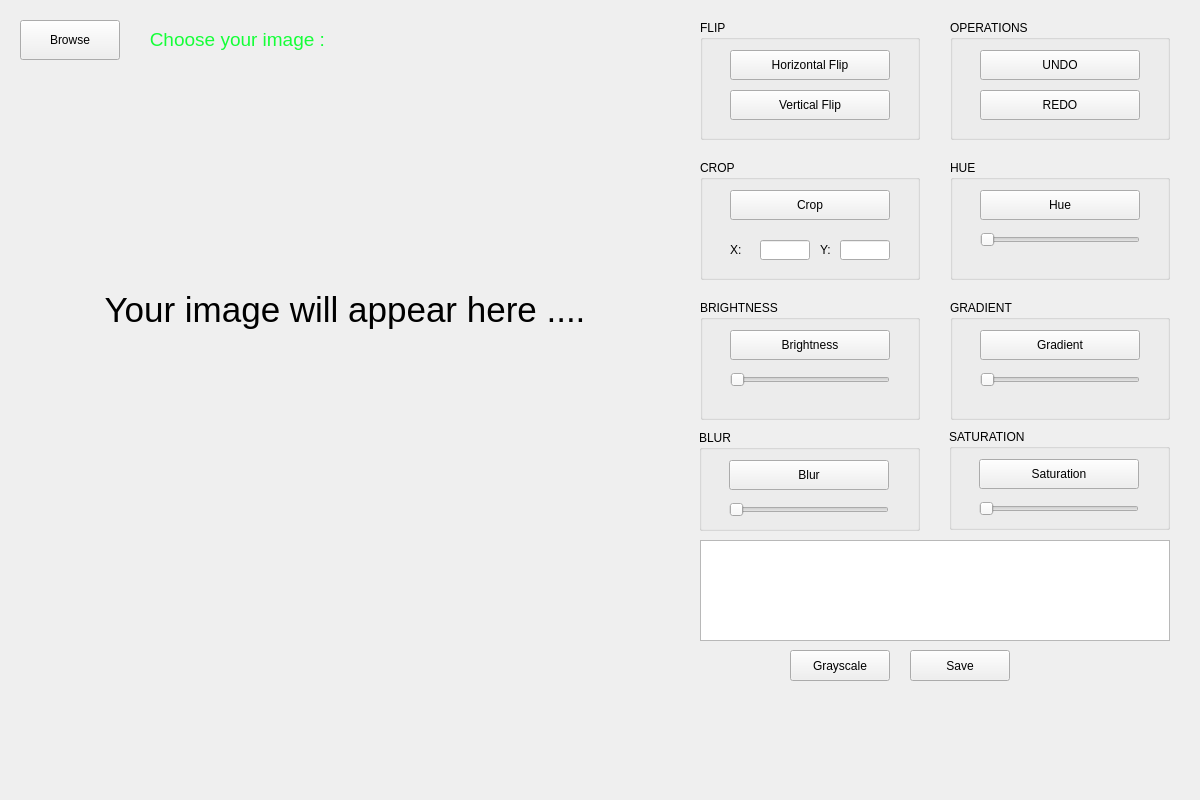
<?xml version="1.0" encoding="UTF-8"?>
<ui version="4.0">
 <class>miniprojClass</class>
 <widget class="QMainWindow" name="miniprojClass">
  <property name="geometry">
   <rect>
    <x>0</x>
    <y>0</y>
    <width>1200</width>
    <height>800</height>
   </rect>
  </property>
  <property name="windowTitle">
   <string>miniproj</string>
  </property>
  <widget class="QWidget" name="centralWidget">
   <widget class="QLabel" name="imageLabel">
    <property name="geometry">
     <rect>
      <x>20</x>
      <y>80</y>
      <width>650</width>
      <height>500</height>
     </rect>
    </property>
    <property name="text">
     <string>&lt;html&gt;&lt;head/&gt;&lt;body&gt;&lt;p align=&quot;center&quot;&gt;&lt;span style=&quot; font-size:26pt;&quot;&gt;Your image will appear here ....&lt;/span&gt;&lt;/p&gt;&lt;p align=&quot;center&quot;&gt;&lt;br/&gt;&lt;/p&gt;&lt;/body&gt;&lt;/html&gt;</string>
    </property>
   </widget>
   <widget class="QPushButton" name="browseButton">
    <property name="geometry">
     <rect>
      <x>20</x>
      <y>20</y>
      <width>100</width>
      <height>40</height>
     </rect>
    </property>
    <property name="text">
     <string>Browse</string>
    </property>
   </widget>
   <widget class="QPushButton" name="grayscaleButton">
    <property name="geometry">
     <rect>
      <x>790</x>
      <y>650</y>
      <width>100</width>
      <height>31</height>
     </rect>
    </property>
    <property name="text">
     <string>Grayscale</string>
    </property>
   </widget>
   <widget class="QPushButton" name="saveButton">
    <property name="geometry">
     <rect>
      <x>910</x>
      <y>650</y>
      <width>100</width>
      <height>31</height>
     </rect>
    </property>
    <property name="text">
     <string>Save</string>
    </property>
   </widget>
   <widget class="QLabel" name="label_3">
    <property name="geometry">
     <rect>
      <x>140</x>
      <y>20</y>
      <width>200</width>
      <height>40</height>
     </rect>
    </property>
    <property name="text">
     <string>&lt;html&gt;&lt;head/&gt;&lt;body&gt;&lt;p align=&quot;center&quot;&gt;&lt;span style=&quot; font-size:14pt; color:#15ff38;&quot;&gt;Choose your image : &lt;/span&gt;&lt;/p&gt;&lt;/body&gt;&lt;/html&gt;</string>
    </property>
   </widget>
   <widget class="QGroupBox" name="groupBox">
    <property name="geometry">
     <rect>
      <x>699</x>
      <y>430</y>
      <width>221</width>
      <height>101</height>
     </rect>
    </property>
    <property name="title">
     <string>BLUR</string>
    </property>
    <widget class="QPushButton" name="blurButton">
     <property name="geometry">
      <rect>
       <x>30</x>
       <y>30</y>
       <width>160</width>
       <height>30</height>
      </rect>
     </property>
     <property name="text">
      <string>Blur</string>
     </property>
    </widget>
    <widget class="QSlider" name="blurSlider">
     <property name="geometry">
      <rect>
       <x>30</x>
       <y>70</y>
       <width>160</width>
       <height>20</height>
      </rect>
     </property>
     <property name="orientation">
      <enum>Qt::Orientation::Horizontal</enum>
     </property>
    </widget>
   </widget>
   <widget class="QGroupBox" name="groupBox_2">
    <property name="geometry">
     <rect>
      <x>700</x>
      <y>20</y>
      <width>220</width>
      <height>120</height>
     </rect>
    </property>
    <property name="title">
     <string>FLIP</string>
    </property>
    <widget class="QPushButton" name="HflipButton">
     <property name="geometry">
      <rect>
       <x>30</x>
       <y>30</y>
       <width>160</width>
       <height>30</height>
      </rect>
     </property>
     <property name="text">
      <string>Horizontal Flip</string>
     </property>
    </widget>
    <widget class="QPushButton" name="VflipButton">
     <property name="geometry">
      <rect>
       <x>30</x>
       <y>70</y>
       <width>160</width>
       <height>30</height>
      </rect>
     </property>
     <property name="text">
      <string>Vertical Flip</string>
     </property>
    </widget>
   </widget>
   <widget class="QGroupBox" name="groupBox_3">
    <property name="geometry">
     <rect>
      <x>700</x>
      <y>160</y>
      <width>220</width>
      <height>120</height>
     </rect>
    </property>
    <property name="title">
     <string>CROP</string>
    </property>
    <widget class="QLabel" name="label_2">
     <property name="geometry">
      <rect>
       <x>120</x>
       <y>80</y>
       <width>20</width>
       <height>20</height>
      </rect>
     </property>
     <property name="text">
      <string>Y:</string>
     </property>
    </widget>
    <widget class="QPushButton" name="cropButton">
     <property name="geometry">
      <rect>
       <x>30</x>
       <y>30</y>
       <width>160</width>
       <height>30</height>
      </rect>
     </property>
     <property name="text">
      <string>Crop</string>
     </property>
    </widget>
    <widget class="QLineEdit" name="axisY">
     <property name="geometry">
      <rect>
       <x>140</x>
       <y>80</y>
       <width>50</width>
       <height>20</height>
      </rect>
     </property>
    </widget>
    <widget class="QLineEdit" name="axisX">
     <property name="geometry">
      <rect>
       <x>60</x>
       <y>80</y>
       <width>50</width>
       <height>20</height>
      </rect>
     </property>
    </widget>
    <widget class="QLabel" name="label">
     <property name="geometry">
      <rect>
       <x>30</x>
       <y>80</y>
       <width>20</width>
       <height>20</height>
      </rect>
     </property>
     <property name="text">
      <string>X:</string>
     </property>
    </widget>
   </widget>
   <widget class="QGroupBox" name="groupBox_5">
    <property name="geometry">
     <rect>
      <x>700</x>
      <y>300</y>
      <width>220</width>
      <height>120</height>
     </rect>
    </property>
    <property name="title">
     <string>BRIGHTNESS</string>
    </property>
    <widget class="QPushButton" name="brightnessButton">
     <property name="geometry">
      <rect>
       <x>30</x>
       <y>30</y>
       <width>160</width>
       <height>30</height>
      </rect>
     </property>
     <property name="text">
      <string>Brightness</string>
     </property>
    </widget>
    <widget class="QSlider" name="brightnessSlider">
     <property name="geometry">
      <rect>
       <x>30</x>
       <y>70</y>
       <width>160</width>
       <height>20</height>
      </rect>
     </property>
     <property name="orientation">
      <enum>Qt::Orientation::Horizontal</enum>
     </property>
    </widget>
   </widget>
   <widget class="QGroupBox" name="OPERATIONS">
    <property name="geometry">
     <rect>
      <x>950</x>
      <y>20</y>
      <width>220</width>
      <height>120</height>
     </rect>
    </property>
    <property name="title">
     <string>OPERATIONS</string>
    </property>
    <widget class="QPushButton" name="undoButton">
     <property name="geometry">
      <rect>
       <x>30</x>
       <y>30</y>
       <width>160</width>
       <height>30</height>
      </rect>
     </property>
     <property name="text">
      <string>UNDO</string>
     </property>
    </widget>
    <widget class="QPushButton" name="redoButton">
     <property name="geometry">
      <rect>
       <x>30</x>
       <y>70</y>
       <width>160</width>
       <height>30</height>
      </rect>
     </property>
     <property name="text">
      <string>REDO</string>
     </property>
    </widget>
   </widget>
   <widget class="QGroupBox" name="groupBox_6">
    <property name="geometry">
     <rect>
      <x>950</x>
      <y>160</y>
      <width>220</width>
      <height>120</height>
     </rect>
    </property>
    <property name="title">
     <string>HUE</string>
    </property>
    <widget class="QPushButton" name="hueButton">
     <property name="geometry">
      <rect>
       <x>30</x>
       <y>30</y>
       <width>160</width>
       <height>30</height>
      </rect>
     </property>
     <property name="text">
      <string>Hue</string>
     </property>
    </widget>
    <widget class="QSlider" name="hueSlider">
     <property name="geometry">
      <rect>
       <x>30</x>
       <y>70</y>
       <width>160</width>
       <height>20</height>
      </rect>
     </property>
     <property name="orientation">
      <enum>Qt::Orientation::Horizontal</enum>
     </property>
    </widget>
   </widget>
   <widget class="QGroupBox" name="groupBox_8">
    <property name="geometry">
     <rect>
      <x>950</x>
      <y>300</y>
      <width>220</width>
      <height>120</height>
     </rect>
    </property>
    <property name="title">
     <string>GRADIENT</string>
    </property>
    <widget class="QPushButton" name="gradientButton">
     <property name="geometry">
      <rect>
       <x>30</x>
       <y>30</y>
       <width>160</width>
       <height>30</height>
      </rect>
     </property>
     <property name="text">
      <string>Gradient</string>
     </property>
    </widget>
    <widget class="QSlider" name="gradientSlider">
     <property name="geometry">
      <rect>
       <x>30</x>
       <y>70</y>
       <width>160</width>
       <height>20</height>
      </rect>
     </property>
     <property name="orientation">
      <enum>Qt::Orientation::Horizontal</enum>
     </property>
    </widget>
   </widget>
   <widget class="QGroupBox" name="groupBox_9">
    <property name="geometry">
     <rect>
      <x>949</x>
      <y>429</y>
      <width>221</width>
      <height>101</height>
     </rect>
    </property>
    <property name="title">
     <string>SATURATION</string>
    </property>
    <widget class="QPushButton" name="saturationButton">
     <property name="geometry">
      <rect>
       <x>30</x>
       <y>30</y>
       <width>160</width>
       <height>30</height>
      </rect>
     </property>
     <property name="text">
      <string>Saturation</string>
     </property>
    </widget>
    <widget class="QSlider" name="saturationSlider">
     <property name="geometry">
      <rect>
       <x>30</x>
       <y>70</y>
       <width>160</width>
       <height>20</height>
      </rect>
     </property>
     <property name="orientation">
      <enum>Qt::Orientation::Horizontal</enum>
     </property>
    </widget>
   </widget>
   <widget class="QTextEdit" name="infoText">
    <property name="geometry">
     <rect>
      <x>700</x>
      <y>540</y>
      <width>470</width>
      <height>101</height>
     </rect>
    </property>
   </widget>
  </widget>
 </widget>
 <layoutdefault spacing="5" margin="11"/>
 <resources>
  <include location="miniproj.qrc"/>
 </resources>
 <connections/>
</ui>
